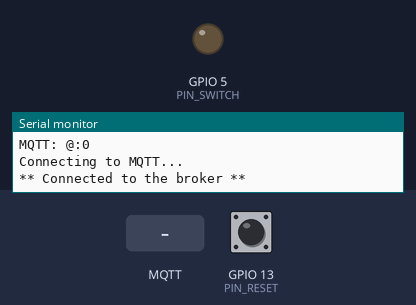
A sketch run on a simulated ESP8266 (NodeMCU). Shown: output pins drawn as LEDs (lit = HIGH), the last lines printed to the serial monitor. The inputs (shaded band) are chosen by the test bench; at power-on: GPIO 13 (PIN_RESET) HIGH. WiFi joins after 1.5 s; servers stay silent unless stated; storage starts empty; no MQTT or app messages arrive unless stated.

Above: at 5.7 s.
5.8 s: MQTT message "ON" arrives on the first subscribed topic
At 7.1 s:
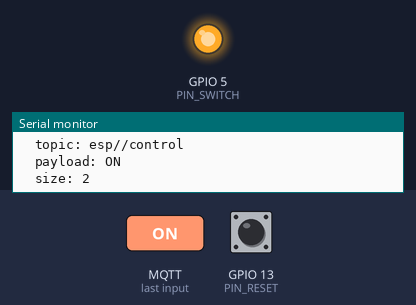
8.8 s: MQTT message "OFF" arrives on the first subscribed topic
At 9.4 s:
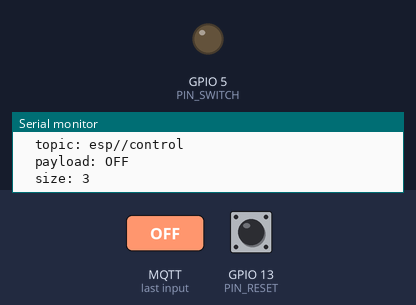
Timing chart, 0 to 11.8 s (numbered marks = the images above; inputs shaded):
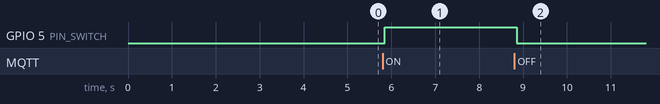

Measured:
- after the input at 5.8 s, GPIO 5 (PIN_SWITCH): LOW → HIGH after 0.05 s
- after the input at 8.8 s, GPIO 5 (PIN_SWITCH): HIGH → LOW after 0.05 s

The sketch:

main.ino
```cpp
//#include "arduino.h"

// Needed for SPIFFS
#include <FS.h>

// Wireless / Networking
#include <ESP8266WiFi.h>          //https://github.com/esp8266/Arduino
#include <DNSServer.h>
#include <ESP8266WebServer.h>
#include <WiFiManager.h>         //https://github.com/tzapu/WiFiManager
#include <ESP8266WiFi.h>

// PIN used to reset configuration.  Enables internal Pull Up.  Ground to reset.
#define PIN_RESET 13 // Labeled D7 on ESP12E DEVKIT V2
#define PIN_SWITCH 5 // Labeled D1 on ESP12E DEVKIT V2
#define RESET_DURATION 30

// MQTT
#include <AsyncMqttClient.h>
AsyncMqttClient mqttClient;
char mqtt_server[40];
uint mqtt_port;
char mqtt_user[20];
char mqtt_pass[20];

// Name for this ESP
char node_name[20];
char topic_connection[50];
char topic_control[50];
char topic_status[50];

/* ========================================================================================================
                                           __
                              ______ _____/  |_ __ ________
                             /  ___// __ \   __\  |  \____ \
                             \___ \\  ___/|  | |  |  /  |_> >
                            /____  >\___  >__| |____/|   __/
                                 \/     \/           |__|
   ======================================================================================================== */

bool shouldSaveConfig = false;
void saveConfigCallback()
{
  shouldSaveConfig = true;
}

void saveSetting(const char* key, char* value) {
  char filename[80] = "/config_";
  strcat(filename, key);

  File f = SPIFFS.open(filename, "w");
  if (f) {
    f.print(value);
  }
  f.close();
}

String readSetting(const char* key) {
  char filename[80] = "/config_";
  strcat(filename, key);

  String output;

  File f = SPIFFS.open(filename, "r");
  if (f) {
    output = f.readString();
  }
  f.close();
  return output;
}

void setup() {

  Serial.begin(115200);

  SPIFFS.begin();

  WiFiManager wifiManager;

  // short pause on startup to look for settings RESET
  Serial.println("Waiting for reset");
  pinMode(PIN_RESET, INPUT_PULLUP);
  pinMode(PIN_SWITCH, OUTPUT);
  digitalWrite(PIN_SWITCH, 0);

  bool reset = false;
  int resetTimeRemaining = RESET_DURATION;
  while (!reset && resetTimeRemaining-- > 0) {
    if (digitalRead(PIN_RESET) == 0) {
      reset = true;
    }
    Serial.print(".");
    delay(100);
  }
  Serial.println("");
  if (reset) {
    Serial.println("Resetting");
    wifiManager.resetSettings();
  }

  // add bonus parameters to WifiManager
  wifiManager.setSaveConfigCallback(saveConfigCallback);

  WiFiManagerParameter custom_mqtt_server("server", "mqtt server", "", 40);
  wifiManager.addParameter(&custom_mqtt_server);

  WiFiManagerParameter custom_mqtt_port("port", "mqtt port", "1883", 6);
  wifiManager.addParameter(&custom_mqtt_port);

  WiFiManagerParameter custom_mqtt_user("user", "mqtt user", "", 20);
  wifiManager.addParameter(&custom_mqtt_user);

  WiFiManagerParameter custom_mqtt_pass("pass", "mqtt pass", "", 20);
  wifiManager.addParameter(&custom_mqtt_pass);

  WiFiManagerParameter custom_node_name("nodename", "node name", "rename_me", sizeof(node_name));
  wifiManager.addParameter(&custom_node_name);

  //fetches ssid and pass from eeprom and tries to connect
  //if it does not connect it starts an access point
  wifiManager.autoConnect();

  //print out obtained IP address
  Serial.print("Connected with IP: ");
  Serial.println(WiFi.localIP());

  if (shouldSaveConfig) {
    Serial.println("Saving configuration...");
    saveSetting("mqtt_server", (char *) custom_mqtt_server.getValue());
    saveSetting("mqtt_port", (char *) custom_mqtt_port.getValue());
    saveSetting("mqtt_user", (char *) custom_mqtt_user.getValue());
    saveSetting("mqtt_pass", (char *) custom_mqtt_pass.getValue());
    saveSetting("node_name", (char *) custom_node_name.getValue());
  }

  // read settings from configuration
  readSetting("mqtt_server").toCharArray(mqtt_server, sizeof(mqtt_server));
  mqtt_port = readSetting("mqtt_port").toInt();
  readSetting("mqtt_user").toCharArray(mqtt_user, sizeof(mqtt_user));
  readSetting("mqtt_pass").toCharArray(mqtt_pass, sizeof(mqtt_pass));
  readSetting("node_name").toCharArray(node_name, sizeof(node_name));

  // read ESP name from configuration
  Serial.print("Node Name: ");
  Serial.println(node_name);

  strcat(topic_connection, "esp/");
  strcat(topic_connection, node_name);
  strcat(topic_connection, "/connection");

  strcat(topic_status, "esp/");
  strcat(topic_status, node_name);
  strcat(topic_status, "/status");

  strcat(topic_control, "esp/");
  strcat(topic_control, node_name);
  strcat(topic_control, "/control");

  mqttClient.onConnect(onMqttConnect);
  mqttClient.onDisconnect(onMqttDisconnect);
  mqttClient.onSubscribe(onMqttSubscribe);
  mqttClient.onUnsubscribe(onMqttUnsubscribe);
  mqttClient.onMessage(onMqttMessage);
  mqttClient.onPublish(onMqttPublish);

  mqttClient.setServer(mqtt_server, mqtt_port);

  mqttClient.setKeepAlive(5);

  mqttClient.setWill(topic_connection, 2, true, "offline");

  Serial.print("MQTT: ");
  Serial.print(mqtt_user);
  Serial.print("@");
  Serial.print(mqtt_server);
  Serial.print(":");
  Serial.println(mqtt_port);

  if (strlen(mqtt_user) > 0) {
    mqttClient.setCredentials(mqtt_user, mqtt_pass);
  }

  mqttClient.setClientId(node_name);

  Serial.println("Connecting to MQTT...");
  mqttClient.connect();

}

/* ========================================================================================================
               _____   ______________________________ ___________                    __
              /     \  \_____  \__    ___/\__    ___/ \_   _____/__  __ ____   _____/  |_  ______
             /  \ /  \  /  / \  \|    |     |    |     |    __)_\  \/ // __ \ /    \   __\/  ___/
            /    Y    \/   \_/.  \    |     |    |     |        \\   /\  ___/|   |  \  |  \___ \
            \____|__  /\_____\ \_/____|     |____|    /_______  / \_/  \___  >___|  /__| /____  >
                    \/        \__>                            \/           \/     \/          \/
   ======================================================================================================== */

uint16_t controlSubscribePacketId;

void onMqttConnect(bool sessionPresent) {
  Serial.println("** Connected to the broker **");
  // subscribe to the control topic
  controlSubscribePacketId = mqttClient.subscribe(topic_control, 2);
}

void onMqttSubscribe(uint16_t packetId, uint8_t qos) {
  Serial.println("** Subscribe acknowledged **");
  // once successfully subscribed to control, public online status
  if (packetId == controlSubscribePacketId) {
    mqttClient.publish(topic_connection, 2, true, "online");
    mqttClient.publish(topic_status, 2, true, "OFF");
  }
}

void onMqttUnsubscribe(uint16_t packetId) {
  Serial.println("** Unsubscribe acknowledged **");
}

void onMqttDisconnect(AsyncMqttClientDisconnectReason reason) {
  Serial.println("** Disconnected from the broker **");
  Serial.println("Reconnecting to MQTT...");
  mqttClient.connect();
}

void onMqttMessage(char* topic, char* payload, AsyncMqttClientMessageProperties properties, size_t len, size_t index, size_t total) {
  Serial.println("** Publish received **");
  Serial.print("  topic: ");
  Serial.println(topic);
  Serial.print("  payload: ");
  Serial.println(payload);
  Serial.print("  size: ");
  Serial.println(len);

  if (strcmp(payload, "ON") == 0) {
    digitalWrite(PIN_SWITCH, 1);
    mqttClient.publish(topic_status, 2, true, "ON");
  }
  if (strcmp(payload, "OFF") == 0) {
    digitalWrite(PIN_SWITCH, 0);
    mqttClient.publish(topic_status, 2, true, "OFF");
  }
}

void onMqttPublish(uint16_t packetId) {
}

/* ========================================================================================================
                         _____         .__         .____
                        /     \ _____  |__| ____   |    |    ____   ____ ______
                       /  \ /  \\__  \ |  |/    \  |    |   /  _ \ /  _ \\____ \
                      /    Y    \/ __ \|  |   |  \ |    |__(  <_> |  <_> )  |_> >
                      \____|__  (____  /__|___|  / |_______ \____/ \____/|   __/
                              \/     \/        \/          \/            |__|
   ======================================================================================================== */

void loop() {
  // sample publish
  // uint16_t packedId = mqttClient.publish("test/lol", 0, true, "test 1");
}
```
